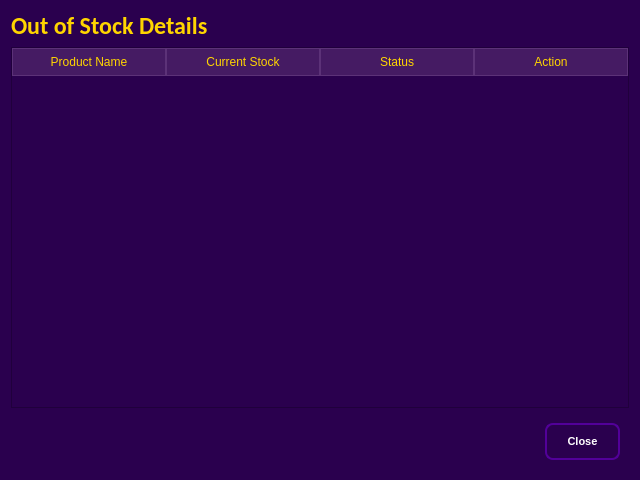
<?xml version="1.0" encoding="UTF-8"?>
<ui version="4.0">
 <class>Dialog</class>
 <widget class="QDialog" name="Dialog">
  <property name="geometry">
   <rect>
    <x>0</x>
    <y>0</y>
    <width>640</width>
    <height>480</height>
   </rect>
  </property>
  <property name="maximumSize">
   <size>
    <width>640</width>
    <height>480</height>
   </size>
  </property>
  <property name="palette">
   <palette>
    <active>
     <colorrole role="WindowText">
      <brush brushstyle="SolidPattern">
       <color alpha="255">
        <red>255</red>
        <green>255</green>
        <blue>255</blue>
       </color>
      </brush>
     </colorrole>
     <colorrole role="Button">
      <brush brushstyle="SolidPattern">
       <color alpha="255">
        <red>42</red>
        <green>0</green>
        <blue>78</blue>
       </color>
      </brush>
     </colorrole>
     <colorrole role="Light">
      <brush brushstyle="SolidPattern">
       <color alpha="255">
        <red>63</red>
        <green>0</green>
        <blue>117</blue>
       </color>
      </brush>
     </colorrole>
     <colorrole role="Midlight">
      <brush brushstyle="SolidPattern">
       <color alpha="255">
        <red>52</red>
        <green>0</green>
        <blue>97</blue>
       </color>
      </brush>
     </colorrole>
     <colorrole role="Dark">
      <brush brushstyle="SolidPattern">
       <color alpha="255">
        <red>21</red>
        <green>0</green>
        <blue>39</blue>
       </color>
      </brush>
     </colorrole>
     <colorrole role="Mid">
      <brush brushstyle="SolidPattern">
       <color alpha="255">
        <red>28</red>
        <green>0</green>
        <blue>52</blue>
       </color>
      </brush>
     </colorrole>
     <colorrole role="Text">
      <brush brushstyle="SolidPattern">
       <color alpha="255">
        <red>255</red>
        <green>255</green>
        <blue>255</blue>
       </color>
      </brush>
     </colorrole>
     <colorrole role="BrightText">
      <brush brushstyle="SolidPattern">
       <color alpha="255">
        <red>255</red>
        <green>255</green>
        <blue>255</blue>
       </color>
      </brush>
     </colorrole>
     <colorrole role="ButtonText">
      <brush brushstyle="SolidPattern">
       <color alpha="255">
        <red>255</red>
        <green>255</green>
        <blue>255</blue>
       </color>
      </brush>
     </colorrole>
     <colorrole role="Base">
      <brush brushstyle="SolidPattern">
       <color alpha="255">
        <red>0</red>
        <green>0</green>
        <blue>0</blue>
       </color>
      </brush>
     </colorrole>
     <colorrole role="Window">
      <brush brushstyle="SolidPattern">
       <color alpha="255">
        <red>42</red>
        <green>0</green>
        <blue>78</blue>
       </color>
      </brush>
     </colorrole>
     <colorrole role="Shadow">
      <brush brushstyle="SolidPattern">
       <color alpha="255">
        <red>0</red>
        <green>0</green>
        <blue>0</blue>
       </color>
      </brush>
     </colorrole>
     <colorrole role="AlternateBase">
      <brush brushstyle="SolidPattern">
       <color alpha="255">
        <red>21</red>
        <green>0</green>
        <blue>39</blue>
       </color>
      </brush>
     </colorrole>
     <colorrole role="ToolTipBase">
      <brush brushstyle="SolidPattern">
       <color alpha="255">
        <red>255</red>
        <green>255</green>
        <blue>220</blue>
       </color>
      </brush>
     </colorrole>
     <colorrole role="ToolTipText">
      <brush brushstyle="SolidPattern">
       <color alpha="255">
        <red>0</red>
        <green>0</green>
        <blue>0</blue>
       </color>
      </brush>
     </colorrole>
     <colorrole role="PlaceholderText">
      <brush brushstyle="SolidPattern">
       <color alpha="127">
        <red>255</red>
        <green>255</green>
        <blue>255</blue>
       </color>
      </brush>
     </colorrole>
     <colorrole role="Accent">
      <brush brushstyle="SolidPattern">
       <color alpha="255">
        <red>0</red>
        <green>0</green>
        <blue>0</blue>
       </color>
      </brush>
     </colorrole>
    </active>
    <inactive>
     <colorrole role="WindowText">
      <brush brushstyle="SolidPattern">
       <color alpha="255">
        <red>255</red>
        <green>255</green>
        <blue>255</blue>
       </color>
      </brush>
     </colorrole>
     <colorrole role="Button">
      <brush brushstyle="SolidPattern">
       <color alpha="255">
        <red>42</red>
        <green>0</green>
        <blue>78</blue>
       </color>
      </brush>
     </colorrole>
     <colorrole role="Light">
      <brush brushstyle="SolidPattern">
       <color alpha="255">
        <red>63</red>
        <green>0</green>
        <blue>117</blue>
       </color>
      </brush>
     </colorrole>
     <colorrole role="Midlight">
      <brush brushstyle="SolidPattern">
       <color alpha="255">
        <red>52</red>
        <green>0</green>
        <blue>97</blue>
       </color>
      </brush>
     </colorrole>
     <colorrole role="Dark">
      <brush brushstyle="SolidPattern">
       <color alpha="255">
        <red>21</red>
        <green>0</green>
        <blue>39</blue>
       </color>
      </brush>
     </colorrole>
     <colorrole role="Mid">
      <brush brushstyle="SolidPattern">
       <color alpha="255">
        <red>28</red>
        <green>0</green>
        <blue>52</blue>
       </color>
      </brush>
     </colorrole>
     <colorrole role="Text">
      <brush brushstyle="SolidPattern">
       <color alpha="255">
        <red>255</red>
        <green>255</green>
        <blue>255</blue>
       </color>
      </brush>
     </colorrole>
     <colorrole role="BrightText">
      <brush brushstyle="SolidPattern">
       <color alpha="255">
        <red>255</red>
        <green>255</green>
        <blue>255</blue>
       </color>
      </brush>
     </colorrole>
     <colorrole role="ButtonText">
      <brush brushstyle="SolidPattern">
       <color alpha="255">
        <red>255</red>
        <green>255</green>
        <blue>255</blue>
       </color>
      </brush>
     </colorrole>
     <colorrole role="Base">
      <brush brushstyle="SolidPattern">
       <color alpha="255">
        <red>0</red>
        <green>0</green>
        <blue>0</blue>
       </color>
      </brush>
     </colorrole>
     <colorrole role="Window">
      <brush brushstyle="SolidPattern">
       <color alpha="255">
        <red>42</red>
        <green>0</green>
        <blue>78</blue>
       </color>
      </brush>
     </colorrole>
     <colorrole role="Shadow">
      <brush brushstyle="SolidPattern">
       <color alpha="255">
        <red>0</red>
        <green>0</green>
        <blue>0</blue>
       </color>
      </brush>
     </colorrole>
     <colorrole role="AlternateBase">
      <brush brushstyle="SolidPattern">
       <color alpha="255">
        <red>21</red>
        <green>0</green>
        <blue>39</blue>
       </color>
      </brush>
     </colorrole>
     <colorrole role="ToolTipBase">
      <brush brushstyle="SolidPattern">
       <color alpha="255">
        <red>255</red>
        <green>255</green>
        <blue>220</blue>
       </color>
      </brush>
     </colorrole>
     <colorrole role="ToolTipText">
      <brush brushstyle="SolidPattern">
       <color alpha="255">
        <red>0</red>
        <green>0</green>
        <blue>0</blue>
       </color>
      </brush>
     </colorrole>
     <colorrole role="PlaceholderText">
      <brush brushstyle="SolidPattern">
       <color alpha="127">
        <red>255</red>
        <green>255</green>
        <blue>255</blue>
       </color>
      </brush>
     </colorrole>
     <colorrole role="Accent">
      <brush brushstyle="SolidPattern">
       <color alpha="255">
        <red>0</red>
        <green>0</green>
        <blue>0</blue>
       </color>
      </brush>
     </colorrole>
    </inactive>
    <disabled>
     <colorrole role="WindowText">
      <brush brushstyle="SolidPattern">
       <color alpha="255">
        <red>21</red>
        <green>0</green>
        <blue>39</blue>
       </color>
      </brush>
     </colorrole>
     <colorrole role="Button">
      <brush brushstyle="SolidPattern">
       <color alpha="255">
        <red>42</red>
        <green>0</green>
        <blue>78</blue>
       </color>
      </brush>
     </colorrole>
     <colorrole role="Light">
      <brush brushstyle="SolidPattern">
       <color alpha="255">
        <red>63</red>
        <green>0</green>
        <blue>117</blue>
       </color>
      </brush>
     </colorrole>
     <colorrole role="Midlight">
      <brush brushstyle="SolidPattern">
       <color alpha="255">
        <red>52</red>
        <green>0</green>
        <blue>97</blue>
       </color>
      </brush>
     </colorrole>
     <colorrole role="Dark">
      <brush brushstyle="SolidPattern">
       <color alpha="255">
        <red>21</red>
        <green>0</green>
        <blue>39</blue>
       </color>
      </brush>
     </colorrole>
     <colorrole role="Mid">
      <brush brushstyle="SolidPattern">
       <color alpha="255">
        <red>28</red>
        <green>0</green>
        <blue>52</blue>
       </color>
      </brush>
     </colorrole>
     <colorrole role="Text">
      <brush brushstyle="SolidPattern">
       <color alpha="255">
        <red>21</red>
        <green>0</green>
        <blue>39</blue>
       </color>
      </brush>
     </colorrole>
     <colorrole role="BrightText">
      <brush brushstyle="SolidPattern">
       <color alpha="255">
        <red>255</red>
        <green>255</green>
        <blue>255</blue>
       </color>
      </brush>
     </colorrole>
     <colorrole role="ButtonText">
      <brush brushstyle="SolidPattern">
       <color alpha="255">
        <red>21</red>
        <green>0</green>
        <blue>39</blue>
       </color>
      </brush>
     </colorrole>
     <colorrole role="Base">
      <brush brushstyle="SolidPattern">
       <color alpha="255">
        <red>42</red>
        <green>0</green>
        <blue>78</blue>
       </color>
      </brush>
     </colorrole>
     <colorrole role="Window">
      <brush brushstyle="SolidPattern">
       <color alpha="255">
        <red>42</red>
        <green>0</green>
        <blue>78</blue>
       </color>
      </brush>
     </colorrole>
     <colorrole role="Shadow">
      <brush brushstyle="SolidPattern">
       <color alpha="255">
        <red>0</red>
        <green>0</green>
        <blue>0</blue>
       </color>
      </brush>
     </colorrole>
     <colorrole role="AlternateBase">
      <brush brushstyle="SolidPattern">
       <color alpha="255">
        <red>42</red>
        <green>0</green>
        <blue>78</blue>
       </color>
      </brush>
     </colorrole>
     <colorrole role="ToolTipBase">
      <brush brushstyle="SolidPattern">
       <color alpha="255">
        <red>255</red>
        <green>255</green>
        <blue>220</blue>
       </color>
      </brush>
     </colorrole>
     <colorrole role="ToolTipText">
      <brush brushstyle="SolidPattern">
       <color alpha="255">
        <red>0</red>
        <green>0</green>
        <blue>0</blue>
       </color>
      </brush>
     </colorrole>
     <colorrole role="PlaceholderText">
      <brush brushstyle="SolidPattern">
       <color alpha="127">
        <red>21</red>
        <green>0</green>
        <blue>39</blue>
       </color>
      </brush>
     </colorrole>
     <colorrole role="Accent">
      <brush brushstyle="SolidPattern">
       <color alpha="255">
        <red>30</red>
        <green>0</green>
        <blue>55</blue>
       </color>
      </brush>
     </colorrole>
    </disabled>
   </palette>
  </property>
  <property name="windowTitle">
   <string>Out of Stock</string>
  </property>
  <property name="windowIcon">
   <iconset>
    <normaloff>../assets/50x50.png</normaloff>../assets/50x50.png</iconset>
  </property>
  <layout class="QVBoxLayout" name="verticalLayout">
   <item>
    <widget class="QLabel" name="label">
     <property name="font">
      <font>
       <family>Calibri</family>
       <pointsize>18</pointsize>
       <bold>true</bold>
      </font>
     </property>
     <property name="styleSheet">
      <string notr="true">color:#ffd500</string>
     </property>
     <property name="text">
      <string>Out of Stock Details</string>
     </property>
    </widget>
   </item>
   <item>
    <widget class="QTableWidget" name="tableWidget">
     <property name="styleSheet">
      <string notr="true">QTableWidget {
    background-color: #2A004E; 
    gridline-color: #5C3278;   
    color: #E0C2FF;             
    selection-background-color: #FFD500; 
    selection-color: #2A004E;           
}

QHeaderView::section {
    background-color: #451B63; 
    color: #FFD500;            
    border: 1px solid #5C3278;
    padding: 4px;
}

QTableWidget::item:hover {
    background-color: #3A105A; 
}</string>
     </property>
     <attribute name="horizontalHeaderDefaultSectionSize">
      <number>154</number>
     </attribute>
     <attribute name="verticalHeaderVisible">
      <bool>false</bool>
     </attribute>
     <column>
      <property name="text">
       <string>Product Name</string>
      </property>
     </column>
     <column>
      <property name="text">
       <string>Current Stock</string>
      </property>
     </column>
     <column>
      <property name="text">
       <string>Status</string>
      </property>
     </column>
     <column>
      <property name="text">
       <string>Action</string>
      </property>
     </column>
    </widget>
   </item>
   <item>
    <widget class="QFrame" name="frame">
     <property name="frameShape">
      <enum>QFrame::Shape::NoFrame</enum>
     </property>
     <property name="frameShadow">
      <enum>QFrame::Shadow::Plain</enum>
     </property>
     <layout class="QHBoxLayout" name="horizontalLayout">
      <item>
       <spacer name="horizontalSpacer">
        <property name="orientation">
         <enum>Qt::Orientation::Horizontal</enum>
        </property>
        <property name="sizeHint" stdset="0">
         <size>
          <width>520</width>
          <height>20</height>
         </size>
        </property>
       </spacer>
      </item>
      <item>
       <widget class="QPushButton" name="closeButton">
        <property name="minimumSize">
         <size>
          <width>75</width>
          <height>25</height>
         </size>
        </property>
        <property name="styleSheet">
         <string notr="true">QPushButton#closeButton {
    background-color: transparent;
    color: #FFFFFF;
    border: 2px solid #520099;
    border-radius: 8px;
    font-weight: bold;
    font-size: 11px;
    padding: 10px 20px;
}

QPushButton#closeButton:hover {
    background-color: #520099; 
    color: #FFFFFF;
}</string>
        </property>
        <property name="text">
         <string>Close</string>
        </property>
       </widget>
      </item>
     </layout>
    </widget>
   </item>
  </layout>
 </widget>
 <resources/>
 <connections/>
</ui>
